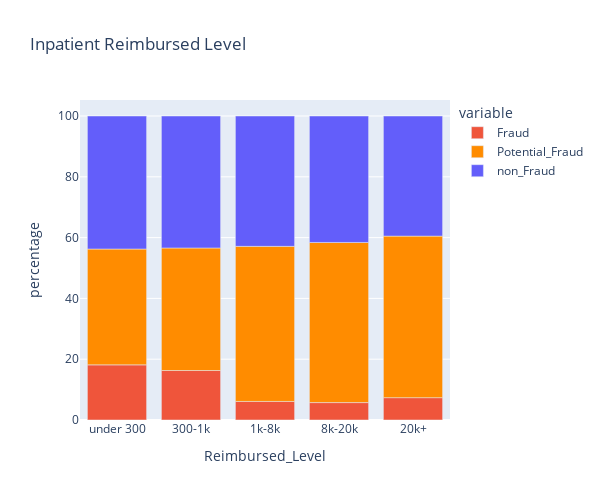

Notebook code cell kept with this figure:
### Code cell
fig2 = in_reim.plot.bar(x='Reimbursed_Level', y=['Fraud',
                                            'Potential_Fraud',
                                            'non_Fraud'],
                       title="Inpatient Reimbursed Level",
                       color_discrete_map={'non_Fraud':'#635EFA', 
                                                   'Potential_Fraud': '#FF8C00',
                                           'Fraud':'#EF553B'}, width=600, height=500,
                       labels={"value": "percentage"})
fig2.show()

### Figure 1 — Plotly figure (JSON) as saved in the notebook; plotly's stock layout.template omitted (floating-point values rounded to 4 significant figures)
{"data": [{"alignmentgroup": "True", "hovertemplate": "variable=Fraud<br>Reimbursed_Level=%{x}<br>percentage=%{y}<extra></extra>", "legendgroup": "Fraud", "marker": {"color": "#EF553B"}, "name": "Fraud", "offsetgroup": "Fraud", "orientation": "v", "showlegend": true, "textposition": "auto", "type": "bar", "x": ["under 300", "300-1k", "1k-8k", "8k-20k", "20k+"], "xaxis": "x", "y": [18.14, 16.28, 6.11, 5.732, 7.347], "yaxis": "y"}, {"alignmentgroup": "True", "hovertemplate": "variable=Potential_Fraud<br>Reimbursed_Level=%{x}<br>percentage=%{y}<extra></extra>", "legendgroup": "Potential_Fraud", "marker": {"color": "#FF8C00"}, "name": "Potential_Fraud", "offsetgroup": "Potential_Fraud", "orientation": "v", "showlegend": true, "textposition": "auto", "type": "bar", "x": ["under 300", "300-1k", "1k-8k", "8k-20k", "20k+"], "xaxis": "x", "y": [38.1, 40.31, 51.01, 52.67, 53.14], "yaxis": "y"}, {"alignmentgroup": "True", "hovertemplate": "variable=non_Fraud<br>Reimbursed_Level=%{x}<br>percentage=%{y}<extra></extra>", "legendgroup": "non_Fraud", "marker": {"color": "#635EFA"}, "name": "non_Fraud", "offsetgroup": "non_Fraud", "orientation": "v", "showlegend": true, "textposition": "auto", "type": "bar", "x": ["under 300", "300-1k", "1k-8k", "8k-20k", "20k+"], "xaxis": "x", "y": [43.76, 43.41, 42.88, 41.6, 39.51], "yaxis": "y"}], "layout": {"barmode": "relative", "height": 500, "legend": {"title": {"text": "variable"}, "tracegroupgap": 0}, "title": {"text": "Inpatient Reimbursed Level"}, "width": 600, "xaxis": {"anchor": "y", "domain": [0, 1], "title": {"text": "Reimbursed_Level"}}, "yaxis": {"anchor": "x", "domain": [0, 1], "title": {"text": "percentage"}}}}
